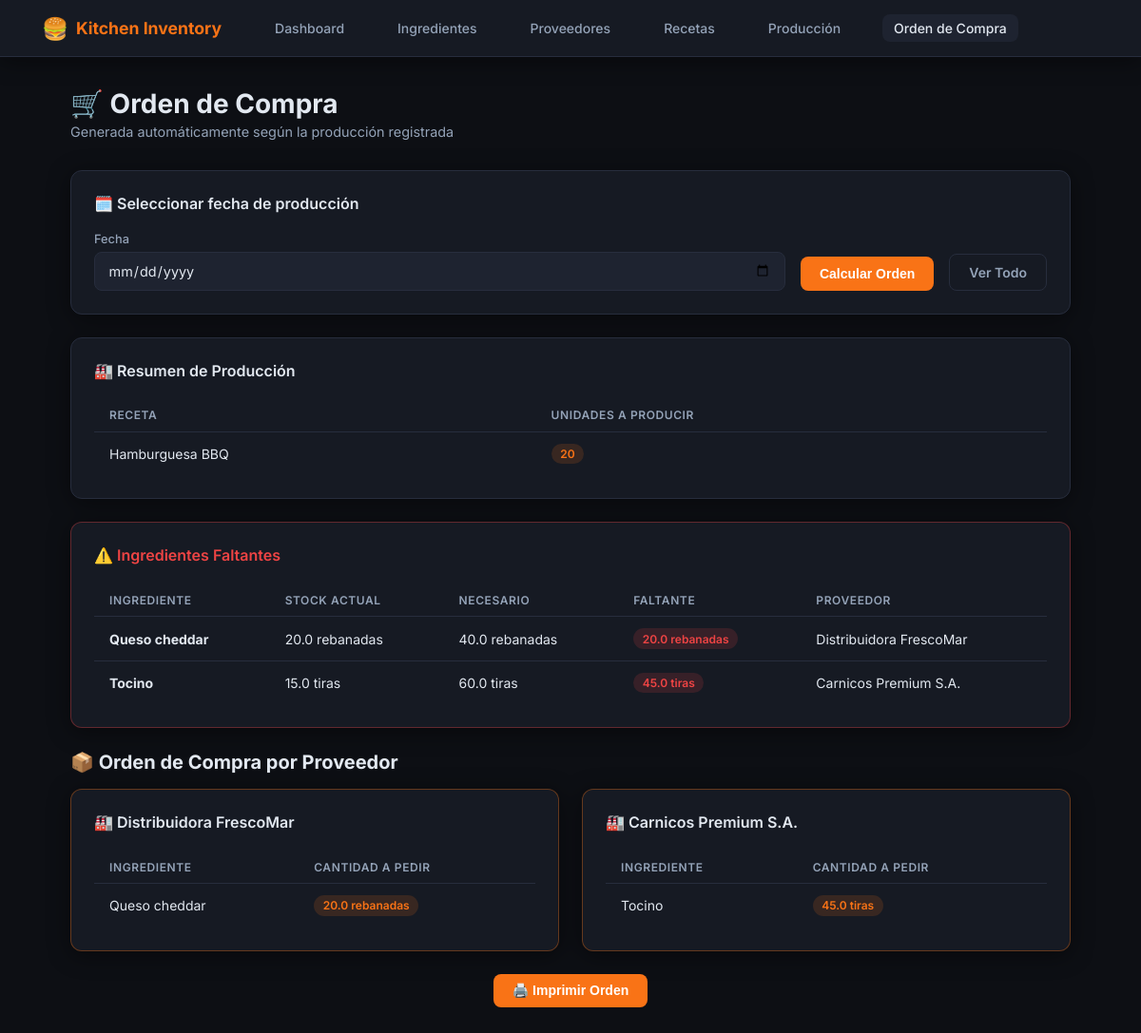
Page /orden on the earlier database version.
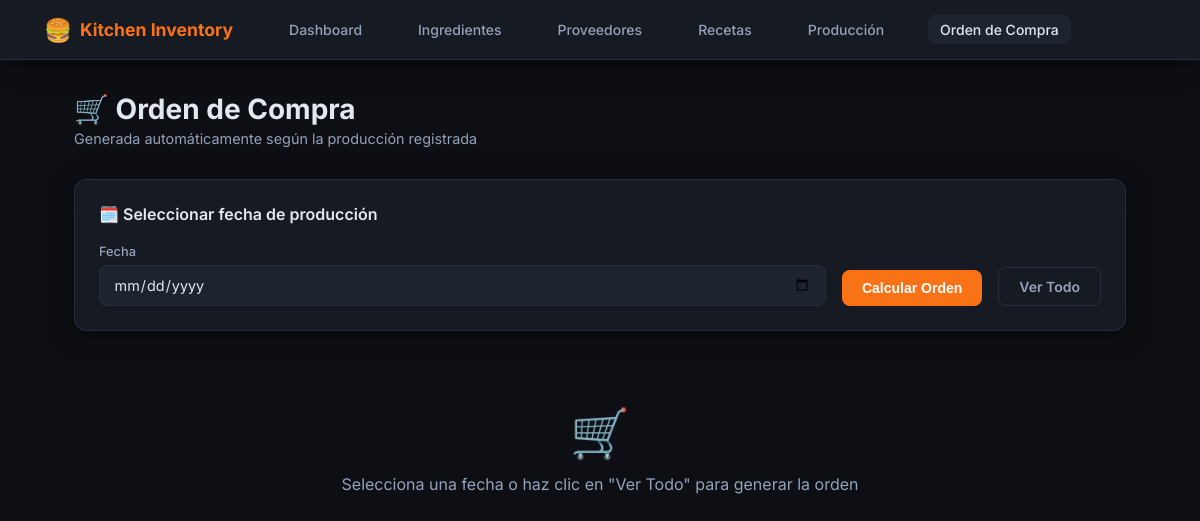
Same page on the later database version.
### models.py (models this page shows, shortened)
class Receta(db.Model):
    __tablename__ = "recetas"
    id = db.Column(db.Integer, primary_key=True)
    nombre = db.Column(db.String(100), nullable=False, unique=True)
    descripcion = db.Column(db.String(255))
    ingredientes = db.relationship("RecetaIngrediente", backref="receta", lazy=True, cascade="all, delete-orphan")

class Ingrediente(db.Model):
    __tablename__ = "ingredientes"
    id = db.Column(db.Integer, primary_key=True)
    nombre = db.Column(db.String(100), nullable=False, unique=True)
    stock_actual = db.Column(db.Float, nullable=False, default=0)
    stock_minimo = db.Column(db.Float, nullable=False, default=0)
    unidad = db.Column(db.String(20), nullable=False, default="unidad")
    proveedor_id = db.Column(db.Integer, db.ForeignKey("proveedores.id"), nullable=True)

class Proveedor(db.Model):
    __tablename__ = "proveedores"
    id = db.Column(db.Integer, primary_key=True)
    nombre = db.Column(db.String(100), nullable=False, unique=True)
    contacto = db.Column(db.String(100))
    ingredientes = db.relationship("Ingrediente", backref="proveedor", lazy=True)

### app.py (the view)
@app.route("/orden")
def orden():
    fecha_sel = request.args.get("fecha")
    query = Produccion.query
    if fecha_sel:
        query = query.filter_by(fecha=fecha_sel)
    prods = query.all()
    resultado = None
    if prods:
        resultado = calcular_orden(prods)
    elif fecha_sel is None:
        all_prods = Produccion.query.all()
        if all_prods:
            resultado = calcular_orden(all_prods)
    return render_template("orden.html", resultado=resultado, fecha_sel=fecha_sel)

### templates/orden.html (shortened to what this page needs)
{% extends "base.html" %}
{% block content %}
<div class="page-header">
  <h1>🛒 Orden de Compra</h1>
  <p>Generada automáticamente según la producción registrada</p>
</div>
<div class="card" style="margin-bottom:1.5rem;">
  <div class="card-title">🗓️ Seleccionar fecha de producción</div>
  <form method="GET" action="/orden" style="display:flex;gap:1rem;align-items:flex-end;flex-wrap:wrap;">
    <div class="form-group" style="margin:0;flex:1;min-width:180px;">
      <label>Fecha</label>
      <input type="date" name="fecha" value="{{ fecha_sel or '' }}"/>
    </div>
    <button type="submit" class="btn btn-primary">Calcular Orden</button>
    <a href="/orden" class="btn btn-outline">Ver Todo</a>
  </form>
</div>
{% if resultado %}
  <div class="card" style="margin-bottom:1.5rem;">
    <div class="card-title">🏭 Resumen de Producción</div>
    {% if resultado.produccion %}
    <table>
      <thead>
        <tr><th>Receta</th><th>Unidades a producir</th></tr>
      </thead>
      <tbody>
        {% for item in resultado.produccion %}
        <tr>
          <td>{{ item.receta }}</td>
          <td><span class="badge badge-orange">{{ item.unidades }}</span></td>
        </tr>
        {% endfor %}
      </tbody>
    </table>
    {% else %}
      <div class="empty-state"><span>📭</span>Sin producción para esta fecha</div>
    {% endif %}
  </div>
  {% if resultado.faltantes %}
  <div class="card" style="margin-bottom:1.5rem;border-color:rgba(239,68,68,.35);">
    <div class="card-title" style="color:var(--red);">⚠️ Ingredientes Faltantes</div>
    <table>
      <thead>
        <tr>
          <th>Ingrediente</th>
          <th>Stock Actual</th>
          <th>Necesario</th>
          <th>Faltante</th>
          <th>Proveedor</th>
        </tr>
      </thead>
      <tbody>
        {% for f in resultado.faltantes %}
        <tr>
          <td><strong>{{ f.ingrediente }}</strong></td>
          <td>{{ f.stock_actual }} {{ f.unidad }}</td>
          <td>{{ f.necesario }} {{ f.unidad }}</td>
          <td><span class="badge badge-red">{{ f.faltante }} {{ f.unidad }}</span></td>
          <td>{{ f.proveedor }}</td>
        </tr>
        {% endfor %}
      </tbody>
    </table>
  </div>
  {% else %}
    <div class="alert alert-success" style="margin-bottom:1.5rem;">✅ Stock suficiente — No se requiere orden de compra</div>
  {% endif %}
  {% if resultado.orden_por_proveedor %}
  <div style="margin-bottom:1.5rem;">
    <div style="font-size:1.25rem;font-weight:700;margin-bottom:1rem;">📦 Orden de Compra por Proveedor</div>
    <div class="grid-2">
      {% for proveedor, items in resultado.orden_por_proveedor.items() %}
      <div class="card" style="border-color:rgba(249,115,22,.35);">
        <div class="card-title">🏭 {{ proveedor }}</div>
        <table>
          <thead>
            <tr><th>Ingrediente</th><th>Cantidad a Pedir</th></tr>
          </thead>
          <tbody>
            {% for item in items %}
            <tr>
              <td>{{ item.ingrediente }}</td>
              <td><span class="badge badge-orange">{{ item.cantidad_a_pedir }} {{ item.unidad }}</span></td>
            </tr>
            {% endfor %}
          </tbody>
        </table>
      </div>
      {% endfor %}
    </div>
  </div>
  <div style="text-align:center;margin-top:1rem;">
    <button onclick="window.print()" class="btn btn-primary">🖨️ Imprimir Orden</button>
  </div>
  {% endif %}
{% else %}
  <div class="empty-state"><span>🛒</span>Selecciona una fecha o haz clic en "Ver Todo" para generar la orden</div>
{% endif %}
{% endblock %}

Differences in the rows shown:
no longer on this page (row unchanged): Receta: receta "Hamburguesa BBQ", unidades "20"
no longer on this page (row edited): Ingrediente: ingrediente "Queso cheddar", stock_actual "20.0", unidad "rebanadas", unidad "rebanadas", unidad "rebanadas", ingrediente "Queso cheddar", cantidad_a_pedir "20.0", unidad "rebanadas", shown under "Distribuidora FrescoMar"
no longer on this page (row unchanged): Proveedor: proveedor "Distribuidora FrescoMar", nombre "Distribuidora FrescoMar"
no longer on this page (row edited): Ingrediente: ingrediente "Tocino", stock_actual "15.0", unidad "tiras", unidad "tiras", unidad "tiras", ingrediente "Tocino", cantidad_a_pedir "45.0", unidad "tiras", shown under "Carnicos Premium S.A."
no longer on this page (row unchanged): Proveedor: proveedor "Carnicos Premium S.A.", nombre "Carnicos Premium S.A."
Other differences:
text no longer shown: "🏭 Resumen de Producción RECETA UNIDADES A PRODUCIR ⚠️ Ingredientes Faltantes INGREDIENTE STOCK ACTUAL NECESARIO FALTANTE PROVEEDOR 📦 Orden de Compra por Proveedor 🖨️ Imprimir Orden"
text now shown: "🛒 Selecciona una fecha o haz clic en \"Ver Todo\" para generar la orden"
list line gone: "40.0 20.0"
list line gone: "60.0 45.0"
